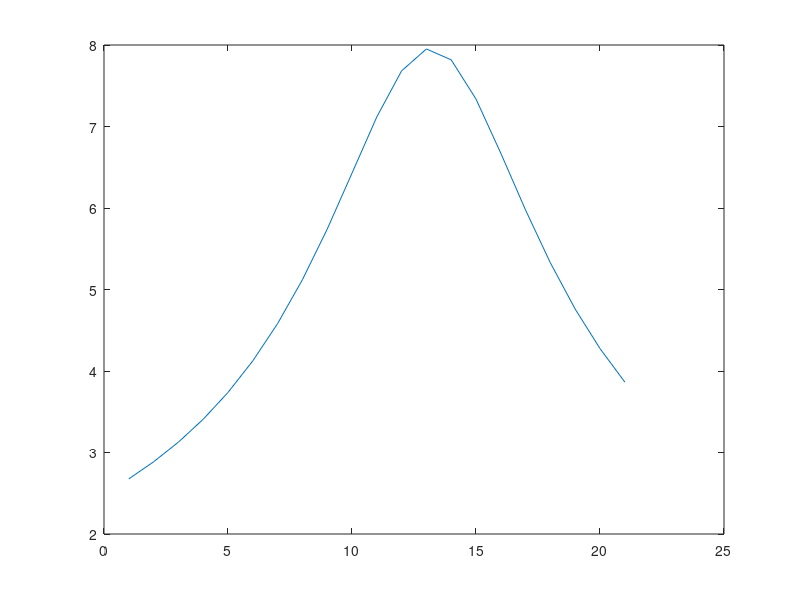

Here is the MATLAB script that generated this plot: (Note: this script raises an error after producing the figure.)
function [t,Y,xs]=solveOde(dur,IC)

%     % parameters
%     % ----------------------------------------------------------------
%     l_n = 1.5e-4;        % node length [cm]
%     D = 20e-4;           % fiber diameter with myelin sheath [cm]
%     g_nap = 0.010;         % sodium channel conductivity [S/cm^2]
%     g_naf = 3;        %
%     g_k = 0.080;
%     g_kf = 0;
%     g_l = 0.007;           % leak channel conductivity [S/cm^2] 
%     e_na = 50.0;
%     e_k = -90.0;
%     e_l	= -90.0;
% 
%     r = 70;           	%Ohm*cm
%     rhoa = 7e5;          %Ohm*um
%     c = 2;             % specific capacity [muF/cm^2]
%     mycm=0.1 ;
% 	mygm=.001;
%     V_fem = 50;          % Voltage applied in FEM simulation [V]
%     polarity = -1;       % -1/+1 ... neg./pos. active electrode
%     % ----------------------------------------------------------------
%     mysalength=3.0e-4; 
% 	nodelength=1.0e-4;
%     vrest = -80; %Initial Voltage
%     % Parameters from neuron file with fiberD 14 (needs to be corrected)
%     fiberD=14.0e-4;
%     
%     axonD=10.4e-4 ;
%     nodeD=4.7e-4 ;
%     mysaD=4.7e-4 ;
%     flutD=10.4e-4 ;
%     space_p1=0.002e-4;
%     space_p2=0.004e-4;
%     space_i=0.004e-4;
%     deltax=1400e-4 ;
%     nl = 140;
%     
%     flutlength=56e-4;
%     interlength=(deltax-nodelength-(2*mysalength)-(2*flutlength))/6;
%     
%     c_mysa = c*mysaD*pi*mysalength*(mysaD/fiberD);
%     c_flut = c*flutD*pi*flutlength*(flutD/fiberD);
%     c_inter = c*axonD*pi*interlength*(axonD/fiberD);
%     c_node = c*nodeD*pi*nodelength;
%     
%     c_mysa_m = mycm/nl*mysaD*pi*mysalength;
%     c_flut_m = mycm/nl*flutD*pi*flutlength;
%     c_inter_m = mycm/nl*axonD*pi*interlength;
%     
%     g_mysa_m = mygm/nl*mysaD*pi*mysalength;
%     g_flut_m = mygm/nl*flutD*pi*flutlength;
%     g_inter_m = mygm/nl*axonD*pi*interlength;
%     
% %     
% %     g_mysa = 0.001.*mysaD./fiberD;
% %     g_flut = 0.0001.*flutD./fiberD;
% %     g_inter = 0.0001.*axonD./fiberD;
%     
%     g_mysa = 0.001*mysaD*pi*mysalength*(mysaD/fiberD);
%     g_flut = 0.0001*flutD*pi*flutlength*(flutD/fiberD);
%     g_inter = 0.0001*axonD*pi*interlength*(axonD/fiberD);
%     g_nap = g_nap*nodeD*pi*nodelength;
%     g_naf = g_naf*nodeD*pi*nodelength;
%     g_k = g_k*nodeD*pi*nodelength;
%     g_l = g_l*nodeD*pi*nodelength;
%     
%     
%     r_mysa = r*4*mysalength/(mysaD^2*pi)*(1/(mysaD/fiberD)^2);
%     r_flut = r*4*flutlength/(flutD^2*pi)*(1/(flutD/fiberD)^2);
%     r_inter = r*4*interlength/(axonD^2*pi)*(1/(axonD/fiberD)^2);
%     r_node = r*4*nodelength/(nodeD^2*pi);
%     
%     r_pn0=(r*0.01*nodelength)/(pi*((((nodeD/2)+space_p1)^2)-((nodeD/2)^2)));
% 	r_pn1=(r*0.01*mysalength)/(pi*((((mysaD/2)+space_p1)^2)-((mysaD/2)^2)));
% 	r_pn2=(r*0.01*flutlength)/(pi*((((flutD/2)+space_p2)^2)-((flutD/2)^2)));
% 	r_px=(r*0.01*interlength)/(pi*((((axonD/2)+space_i)^2)-((axonD/2)^2)));
    
    vrest = -80;
    fiberD=10.0;        %um
    paralength1=3;      %um  
    nodelength=1.0;
    space_p1=0.002;  
    space_p2=0.004;
    space_i=0.004;
    rhoa=0.7e9;         %Ohm*um
    mycm=0.1;           %uF/cm2
    mygm=0.001;         %S/cm2
    c=2;                %uF/cm2

    g_nap = 0.010;         % sodium channel conductivity [S/cm^2]
    g_naf = 3;        %
    g_k = 0.080;
    g_kf = 0;
    g_l = 0.007;           % leak channel conductivity [S/cm^2] 
    e_na = 50.0;
    e_k = -90.0;
    e_l	= -90.0;

    g=0.690; 
    axonD=6.9; 
    nodeD=3.3; 
    paraD1=3.3; 
    paraD2=6.9; 
    deltax=1150; 
    paralength2=46; 
    nl=120;
    
    mysalength = paralength1;
    flutlength = paralength2;
    
    Rpn0=(rhoa*.01)/(pi*((((nodeD/2)+space_p1)^2)-((nodeD/2)^2)));
    Rpn1=(rhoa*.01)/(pi*((((paraD1/2)+space_p1)^2)-((paraD1/2)^2)));
    Rpn2=(rhoa*.01)/(pi*((((paraD2/2)+space_p2)^2)-((paraD2/2)^2)));
    Rpx=(rhoa*.01)/(pi*((((axonD/2)+space_i)^2)-((axonD/2)^2)));
    interlength=(deltax-nodelength-(2*paralength1)-(2*paralength2))/6;

    %periaxonal resistivity in GOhm
    r_pn0=Rpn0*(nodelength/10000)/1e3;
    r_pn1=Rpn1*(paralength1/10000)/1e3;
    r_pn2=Rpn2*(paralength2/10000)/1e3;
    r_px=Rpx*(interlength/10000)/1e3;

    %surface area in cm2
    sa_node = (pi*nodeD*nodelength)/1e8;
    sa_mysa = (pi*fiberD*paralength1)/1e8;
    sa_flut = (pi*fiberD*paralength2)/1e8;
    sa_inter = (pi*fiberD*interlength)/1e8;

    %resistiviy in Ohm*cm
    r_node = rhoa/10000;
    r_mysa = rhoa*(1/(paraD1/fiberD)^2)/10000;
    r_flut = rhoa*(1/(paraD2/fiberD)^2)/10000;
    r_inter = rhoa*(1/(axonD/fiberD)^2)/10000;

    %resistiviy in GOhm
    r_node = (4*(nodelength/10000)*r_node)/(pi*(nodeD/10000)^2)/1e9;
    r_mysa = (4*(paralength1/10000)*r_mysa)/(pi*(fiberD/10000)^2)/1e9;
    r_flut = (4*(paralength2/10000)*r_flut)/(pi*(fiberD/10000)^2)/1e9;
    r_inter = (4*(interlength/10000)*r_inter)/(pi*(fiberD/10000)^2)/1e9;

    %capacity in uF/cm2
    c_node = c;
    c_mysa = c*paraD1/fiberD;
    c_flut = c*paraD2/fiberD;
    c_inter = c*axonD/fiberD;

    %capacity in pF
    c_node = c_node*sa_node*1e6;
    c_mysa = c_mysa*sa_mysa*1e6;
    c_flut = c_flut*sa_flut*1e6;
    c_inter = c_inter*sa_inter*1e6;

    %passive conductance in S/cm^2
    g_mysa = 0.001*paraD1/fiberD;
    g_flut = 0.0001*paraD2/fiberD;
    g_inter = 0.0001*axonD/fiberD;
    %in nS
    g_mysa = g_mysa*sa_mysa*1e9;
    g_flut = g_flut*sa_flut*1e9;
    g_inter = g_inter*sa_inter*1e9;

    %membrane conductance in S/cm2
    xg = 0.001/(nl*2); 
    %in nS
    g_mysa_m = xg*sa_mysa*1e9;
    g_flut_m = xg*sa_flut*1e9;
    g_inter_m = xg*sa_inter*1e9;

    %membrane capacity in uF/cm2
    xc = 0.1/(nl*2);
    %in pF
    c_mysa_m = xc*sa_mysa*1e6;
    c_flut_m = xc*sa_flut*1e6;
    c_inter_m = xc*sa_inter*1e6;

    %nodal conductances
    g_nap = g_nap*sa_node*1e9;
    g_naf = g_naf*sa_node*1e9;
    g_k = g_k*sa_node*1e9;
    g_l = g_l*sa_node*1e9;
    
    
    %how many nodes to simulate
    N_nodes = 21;
    N_inter = N_nodes-1;
    
    % index values of the dV Vektor
    i_node = [1,N_nodes];
    i_para_m = [i_node(2)+1,i_node(2)+N_nodes];
    i_para_h = [i_para_m(2)+1,i_para_m(2)+N_nodes];
    i_para_p = [i_para_h(2)+1,i_para_h(2)+N_nodes];
    i_para_s = [i_para_p(2)+1,i_para_p(2)+N_nodes];
    i_mysa = [i_para_s(2)+1,i_para_s(2)+N_inter, ...
        i_para_s(2)+N_inter+1,i_para_s(2)+N_inter*2];
    i_flut = [i_mysa(4)+1,i_mysa(4)+N_inter, ... 
        i_mysa(4)+N_inter+1,i_mysa(4)+N_inter*2];
    i_para_n = [i_flut(4)+1,i_flut(4)+N_inter, ...
        i_flut(4)+N_inter+1,i_flut(4)+N_inter*2];
    i_inter = [i_para_n(4)+1,i_para_n(4)+N_inter; ... 
        i_para_n(4)+N_inter+1,i_para_n(4)+N_inter*2; ...
        i_para_n(4)+(2*N_inter)+1,i_para_n(4)+(3*N_inter);...
        i_para_n(4)+(3*N_inter)+1,i_para_n(4)+(4*N_inter);...
        i_para_n(4)+(4*N_inter)+1,i_para_n(4)+(5*N_inter);...
        i_para_n(4)+(5*N_inter)+1,i_para_n(4)+(6*N_inter)];
    i_mysa_b = [i_inter(12)+1,i_inter(12)+N_inter, ...
                i_inter(12)+N_inter+1,i_inter(12)+N_inter*2];
    i_flut_b = [i_mysa_b(4)+1,i_mysa_b(4)+N_inter, ... 
        i_mysa_b(4)+N_inter+1,i_mysa_b(4)+N_inter*2];
    i_inter_b = [i_flut_b(4)+1,i_flut_b(4)+N_inter; ... 
        i_flut_b(4)+N_inter+1,i_flut_b(4)+N_inter*2; ...
        i_flut_b(4)+(2*N_inter)+1,i_flut_b(4)+(3*N_inter);...
        i_flut_b(4)+(3*N_inter)+1,i_flut_b(4)+(4*N_inter);...
        i_flut_b(4)+(4*N_inter)+1,i_flut_b(4)+(5*N_inter);...
        i_flut_b(4)+(5*N_inter)+1,i_flut_b(4)+(6*N_inter)];
    %Dummy Stimulusvoltage
    V_e = zeros(i_inter(6,2),1);
    V_stim = zeros(i_inter(6,2),1);
    q = 500000;
    xe = 14000;
    ye = 5000;
    V_stim(1:N_nodes) = electrode(q,xe,ye,((1:N_nodes)-1)*deltax,zeros(1,N_nodes));
    V_stim(i_mysa(1):i_mysa(2)) = electrode(q,xe,ye,((1:N_inter)-1)*deltax+mysalength/2,zeros(1,N_inter));
    V_stim(i_mysa(3):i_mysa(4)) = electrode(q,xe,ye,((1:N_inter))*deltax-mysalength/2,zeros(1,N_inter));
    V_stim(i_flut(1):i_flut(2)) = electrode(q,xe,ye,((1:N_inter)-1)*deltax+mysalength+flutlength/2,zeros(1,N_inter));
    V_stim(i_flut(3):i_flut(4)) = electrode(q,xe,ye,((1:N_inter))*deltax-mysalength-flutlength/2,zeros(1,N_inter));
    V_stim(i_inter(1,1):i_inter(1,2)) = electrode(q,xe,ye,((1:N_inter)-1)*deltax+mysalength+flutlength+interlength/2,zeros(1,N_inter));
    V_stim(i_inter(2,1):i_inter(2,2)) = electrode(q,xe,ye,((1:N_inter)-1)*deltax+mysalength+flutlength+3*interlength/2,zeros(1,N_inter));
    V_stim(i_inter(3,1):i_inter(3,2)) = electrode(q,xe,ye,((1:N_inter)-1)*deltax+mysalength+flutlength+5*interlength/2,zeros(1,N_inter));
    V_stim(i_inter(4,1):i_inter(4,2)) = electrode(q,xe,ye,((1:N_inter)-1)*deltax+mysalength+flutlength+7*interlength/2,zeros(1,N_inter));
    V_stim(i_inter(5,1):i_inter(5,2)) = electrode(q,xe,ye,((1:N_inter)-1)*deltax+mysalength+flutlength+9*interlength/2,zeros(1,N_inter));
    V_stim(i_inter(6,1):i_inter(6,2)) = electrode(q,xe,ye,((1:N_inter)-1)*deltax+mysalength+flutlength+11*interlength/2,zeros(1,N_inter));
    

    figure(2);
    plot(1:N_nodes,V_stim(1:N_nodes));
    hold off;
    if (exist('IC','var') == 0)
        IC = zeros(i_inter_b(6,2),1);
        IC(1:N_nodes) = -80;
        IC(i_mysa(1):i_flut(4)) = -80;
        IC(i_inter(1,1):i_inter(6,2)) = -80;
        stim = 0;
    end
    if (exist('dur','var')==0)
        dur = 10;
    end
    
    xs=[];
    [t,Y] = ode15s(@odeMcIntyr, [0,dur], IC);

    figure(1);
    for i = 1:N_nodes
        V(i,:) = Y(:,i) - 40*(i-1);
    end
    plot(t,V);
    hold off;
    figure(3);
    %plot(xs(:,4),((xs(:,1)-xs(:,2))./(r_node+r_mysa))./c_node,xs(:,4),((xs(:,1)-xs(:,3))./(r_node+r_mysa))./c_node);
    plot(t,Y(:,i_inter_b(3,1)+11));
    figure(4);
    plot(t,Y(:,11));
    
    % odeMcIntyr: calculates the first derivative of all parameters of the
    %             McIntyre nerve model
    function dY = odeMcIntyr(t,Y)
        if exist('stim','var') ==0
            if mod(t,10) < 1
                %
                V_e = V_stim;
                %Y(11) = Y(11) -30;
                %V_e(11) = -2;
            else
                V_e = zeros(i_inter(6,2),1);
            end
        end
        dY = zeros(length(Y),1);
        inter = zeros(N_inter,6);
        inter_b = zeros(N_inter,6);
        
        node = Y(i_node(1):i_node(2));
        para_m = Y(i_para_m(1):i_para_m(2));
        para_h = Y(i_para_h(1):i_para_h(2));
        para_p = Y(i_para_p(1):i_para_p(2));
        para_s = Y(i_para_s(1):i_para_s(2));
        mysa_l = Y(i_mysa(1):i_mysa(2));
        mysa_r = Y(i_mysa(3):i_mysa(4));
        flut_l = Y(i_flut(1):i_flut(2));
        flut_r = Y(i_flut(3):i_flut(4));
        para_n_l = Y(i_para_n(1):i_para_n(2));
        para_n_r = Y(i_para_n(3):i_para_n(4));
        inter(:,1) = Y(i_inter(1,1):i_inter(1,2));
        inter(:,2) = Y(i_inter(2,1):i_inter(2,2));
        inter(:,3) = Y(i_inter(3,1):i_inter(3,2));
        inter(:,4) = Y(i_inter(4,1):i_inter(4,2));
        inter(:,5) = Y(i_inter(5,1):i_inter(5,2));
        inter(:,6) = Y(i_inter(6,1):i_inter(6,2));
       

        mysa_l_b = Y(i_mysa_b(1):i_mysa_b(2));
        mysa_r_b = Y(i_mysa_b(3):i_mysa_b(4));
        flut_l_b = Y(i_flut_b(1):i_flut_b(2));
        flut_r_b = Y(i_flut_b(3):i_flut_b(4));
        inter_b(:,1) = Y(i_inter_b(1,1):i_inter_b(1,2));
        inter_b(:,2) = Y(i_inter_b(2,1):i_inter_b(2,2));
        inter_b(:,3) = Y(i_inter_b(3,1):i_inter_b(3,2));
        inter_b(:,4) = Y(i_inter_b(4,1):i_inter_b(4,2));
        inter_b(:,5) = Y(i_inter_b(5,1):i_inter_b(5,2));
        inter_b(:,6) = Y(i_inter_b(6,1):i_inter_b(6,2)); 
        
        mysa_lv = mysa_l + mysa_l_b;
        mysa_rv = mysa_r + mysa_r_b;
        flut_lv = flut_l + flut_l_b;
        flut_rv = flut_r + flut_r_b;
        interv = inter+inter_b;
        
        xs=[xs;V_e(11),mysa_l_b(11),V_e(i_mysa(1)+11),t];
        
        %axonnode current
        % what to do at first and last node??
        [Iax,dpara_m,dpara_h,dpara_p,dpara_s] = axnode(node,para_m,...
                                                para_h,para_p,para_s);
        dnode = cableEq(Iax,node,[node(1);mysa_lv],...
            [mysa_rv;node(N_nodes)],V_e(i_node(1):i_node(2)),...
            [V_e(1);V_e(i_mysa(1):i_mysa(2))],[V_e(i_mysa(3):i_mysa(4));V_e(N_nodes)],...
            r_node,r_mysa,r_mysa,c_node);
        
        
        %MYSA current
        Imy_l = mysa(mysa_l);
        Imy_r = mysa(mysa_r);
        
        dmysa_l = cableEq(Imy_l,mysa_lv,node(1:N_inter),flut_lv, ...
                          V_e(i_mysa(1):i_mysa(2)),V_e(i_node(1):i_node(2)-1), ...
                          V_e(i_flut(1):i_flut(2)),r_mysa,r_node,r_flut,c_mysa);
        dmysa_r = cableEq(Imy_r,mysa_rv,node(2:N_nodes),flut_rv, ...
                          V_e(i_mysa(3):i_mysa(4)),V_e(i_node(1)+1:i_node(2)), ...
                          V_e(i_flut(3):i_flut(4)),r_mysa,r_node,r_flut,c_mysa);
        
        %currents between myelin and node at mysa regions
        Imy_l_b = passiveMyelin(mysa_l_b,g_mysa_m,...
            V_e(i_mysa(1):i_mysa(2)));
        Imy_r_b = passiveMyelin(mysa_r_b,g_mysa_m,...
            V_e(i_mysa(3):i_mysa(4)));
        
        dmysa_l_b = extracellular(Imy_l_b,mysa_l_b,V_e(1:N_inter),flut_l_b, ...
                            r_pn1,r_pn0,r_pn2,c_mysa_m,Imy_l,c_mysa);
        
        dmysa_r_b = extracellular(Imy_r_b,mysa_r_b,V_e(2:N_nodes),flut_r_b, ...
                            r_pn1,r_pn0,r_pn2,c_mysa_m,Imy_r,c_mysa);
                        
        %FLUT currents
        Ifl_l = flut(flut_l);
        Ifl_r = flut(flut_r);
        
        %FLUT potassium currents
        [Ifl_lp, dpara_n_l] = flutPotassium(flut_l,para_n_l);
        Ifl_l = Ifl_l + Ifl_lp;
        [Ifl_rp, dpara_n_r] = flutPotassium(flut_r,para_n_r);
        Ifl_r = Ifl_r + Ifl_rp;
        
        dflut_l = cableEq(Ifl_l,flut_lv,mysa_lv,interv(:,1), ...
                          V_e(i_flut(1):i_flut(2)),V_e(i_mysa(1):i_mysa(2)),V_e(i_inter(1,1):i_inter(1,2)), ...
                          r_flut,r_mysa,r_inter,c_flut);
        dflut_r = cableEq(Ifl_r,flut_rv,mysa_rv,interv(:,6), ...
                          V_e(i_flut(3):i_flut(4)),V_e(i_mysa(3):i_mysa(4)),V_e(i_inter(6,1):i_inter(6,2)), ...
                          r_flut,r_mysa,r_inter,c_flut);
        
        %currents between myelin and node at flut regions
        Ifl_l_b = passiveMyelin(flut_l_b,g_flut_m, ...
                                            V_e(i_flut(1):i_flut(2)));
        Ifl_r_b = passiveMyelin(flut_r_b,g_flut_m, ...
                                            V_e(i_flut(3):i_flut(4)));
        
        dflut_l_b = extracellular(Ifl_l_b,flut_l_b,mysa_l_b,inter_b(:,1), ...
                    r_pn2,r_pn1,r_px,c_flut_m,Ifl_l,c_flut);
        dflut_r_b = extracellular(Ifl_r_b,flut_r_b,mysa_r_b,inter_b(:,1), ...
                   r_pn2,r_pn1,r_px,c_flut_m,Ifl_r,c_flut);              
        
        %internode currents
        Iin = internodes(inter);
        inter2 = [flut_lv,interv,flut_rv];
        inter2b = [flut_l_b,inter_b,flut_r_b];
        inter2e = [V_e(i_flut(1):i_flut(2)),...
            V_e(i_inter(1,1):i_inter(1,2)),...
            V_e(i_inter(2,1):i_inter(2,2)),...
            V_e(i_inter(3,1):i_inter(3,2)),...
            V_e(i_inter(4,1):i_inter(4,2)),...
            V_e(i_inter(5,1):i_inter(5,2)),...
            V_e(i_inter(6,1):i_inter(6,2)),...
            V_e(i_flut(3):i_flut(4))];
        
        
        res = ones(6,1)*r_inter;
        res = [r_flut;res;r_flut];
        dinter = zeros(N_inter,6);
        for j = 2:7
            dinter(:,j-1) = cableEq(Iin(:,j-1),inter2(:,j),inter2(:,j-1),...
                        inter2(:,j+1),inter2e(:,j),inter2e(:,j-1),...
                        inter2e(:,j+1),res(j),res(j-1),res(j+1),c_inter);
        end
        
        Iin_b = passiveMyelin(inter_b,g_inter_m,[V_e(i_inter(1,1):i_inter(1,2)),...
            V_e(i_inter(2,1):i_inter(2,2)),V_e(i_inter(3,1):i_inter(3,2)),...
            V_e(i_inter(4,1):i_inter(4,2)),V_e(i_inter(5,1):i_inter(5,2)),...
            V_e(i_inter(6,1):i_inter(6,2))]);
        %Iin_b = Iin_b;
        res = [r_pn2;ones(6,1)*r_px;r_pn2];
        
        dinter_b = zeros(N_inter,6);
        for j = 2:7
            dinter_b(:,j-1) = extracellular(Iin_b(:,j-1),inter2b(:,j),...
                        inter2b(:,j-1),inter2b(:,j+1), ...
                        res(j),res(j-1),res(j+1),c_inter_m,Iin(:,j-1),c_inter);
        end
        
        %finally assemble derivatives into an
        dY=[dnode;dpara_m;dpara_h;dpara_p;dpara_s;dmysa_l;dmysa_r;...
            dflut_l;dflut_r;dpara_n_l;dpara_n_r;dinter(:,1); ...
            dinter(:,2);dinter(:,3);dinter(:,4);dinter(:,5);...
            dinter(:,6);dmysa_l_b;dmysa_r_b;dflut_l_b;dflut_r_b;...
            dinter_b(:,1);dinter_b(:,2);dinter_b(:,3);...
            dinter_b(:,4);dinter_b(:,5);dinter_b(:,6)];
        
    end
    
    % cableEq: calculates the cable-equation
    function dV = cableEq(I,V,V1,V2,Ve,Ve1,Ve2,Ra,Ra1,Ra2,C)
        dV = (-I + (V1-V)./(Ra1./2+Ra./2) + (V2-V)./(Ra2./2+Ra./2) + ...
              (Ve1-Ve)./(Ra1./2+Ra./2) + (Ve2-Ve)./(Ra2./2+Ra./2))./C;
    end

    % extracellular: extracellular currents similar to the Neuron function
    %                with the same name
    function dV = extracellular(I,V,V1,V2,Ra,Ra1,Ra2,C,Imem,Cmem)
       %dV = (-I + Imem+ (V1-V)./(Ra1./2+Ra./2) + (V2-V)./(Ra2./2+Ra./2))./C;
       dV = -I./C + Imem./Cmem + ((V1-V)./(Ra1./2+Ra./2) + (V2-V)./(Ra2./2+Ra./2))./(C+Cmem);
    end
   
    
    % axnode: calculation of the currents of the axon
    function [I,dm,dh,dp,ds] = axnode(V,m,h,p,s)
        
        m_alpha = (6.57 .* (V+20.4))./(1-exp(-(V+20.4)./10.3));
        m_beta = (0.304 .* (-(V+25.7)))./(1-exp((V+25.7)./9.16));
        h_alpha = (0.34 .* (-(V+114)))./(1-exp((V+114)./11));
        h_beta = 12.6./(1+exp(-(V+31.8)./13.4));

        p_alpha = (0.0353 .* (V+27))./(1-exp(-(V+27)./10.2));
        p_beta = (0.000883 .* (-(V+34)))./(1-exp((V+34)./10));

        s_alpha = 0.3./(1+exp((V+53)./-5));
        s_beta = 0.03./(1+exp((V+90)./-1));

        %first derivatives of m, h, p, s
        dm = dpdt(m_alpha,m_beta,m);
        dh = dpdt(h_alpha,h_beta,h);
        dp = dpdt(p_alpha,p_beta,p);
        ds = dpdt(s_alpha,s_beta,s);

        I_Naf = g_naf.*m.^3.*h.*(V-e_na);       %Fast Sodium current
        I_Nap = g_nap.*p.^3.*(V-e_na);          %Persistent Sodium current
        I_Ks = g_k.*s.*(V-e_k);                 %Slow Potassium current
        I_Lk = passiveCurrent(V,g_l,e_l);       %Leakage current
        I = I_Naf + I_Nap + I_Ks + I_Lk;        %Sum of all nodal currents
    end

    % flutPotassim: flut potassium current
    function [I,dn] = flutPotassium(V,n)
        n_alpha = (0.0462 .* (V+83.2))./(1-exp(-(V+83.2)./1.1));
        n_beta = (0.0824 .* (-(V+66))) ./ (1-exp((V+66)./10.5));
        
        dn = dpdt(n_alpha,n_beta,n);
        
        I_Kf = g_kf.*n.^4.*(V-e_k);
        
        I = I_Kf; 
    end

    % flut: simple flut current
    function I = flut(V)
        g=g_flut;
        e=vrest;
        I = passiveCurrent(V,g,e);
    end
    
    % mysa: simple mysa current
    function I = mysa(V)
        g=g_mysa;
        e=vrest;
        I = passiveCurrent(V,g,e);
    end

    % inter: currents of the internode
    function I = internodes(V)
        g=g_inter;
        e=vrest;
        I = passiveCurrent(V,g,e);
    end

    % passiveCurrent: calculation of the passive current
    function I = passiveCurrent(V,g,e)
        I = g.*(V-e);
    end

    % passiveCurrent: calculation of the passive current
    function I = passiveMyelin(V,g,e)
        I=passiveCurrent(V,g,e);
    end

    % dpdt: calculates the derivative of the of the parameter according to
    %       alpha, beta and the previous value
    function dp = dpdt(alpha, beta, para)
        dp = alpha.*(1-para)-beta.*para;
    end


    function V = electrode(q,xe,ye,x,y )
        d = sqrt((xe-x).^2+(ye-y).^2);
        V = q./(4.*pi.*d);
    end

end